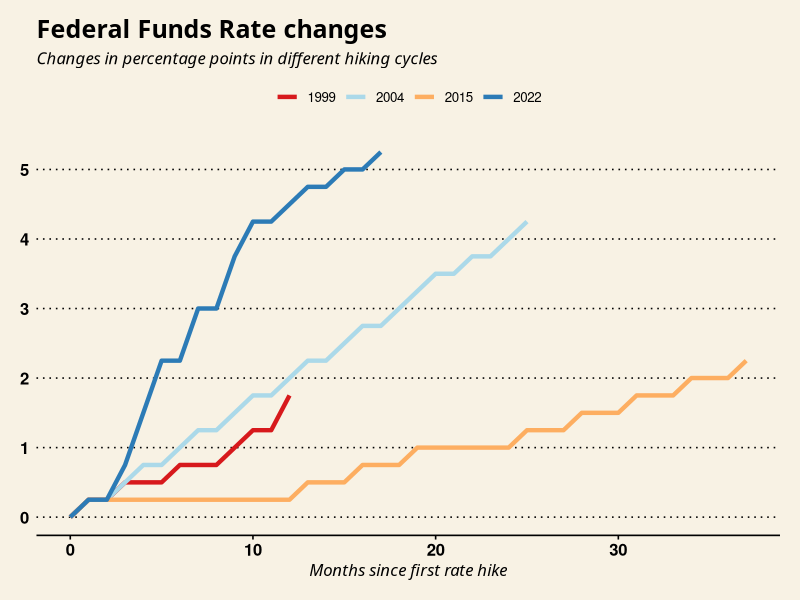
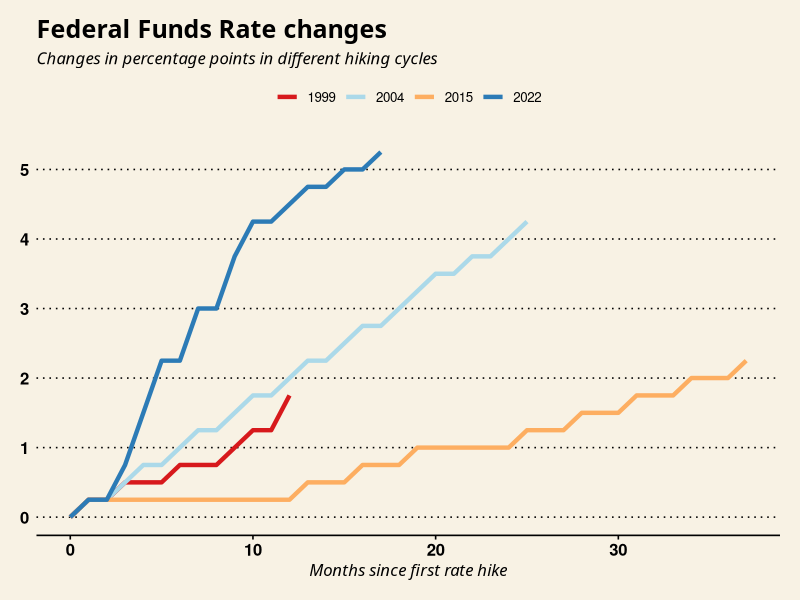

These figures' R source, in order:
library(readxl)
library(dplyr)
library(tidyr)
library(ggplot2)
library(lubridate)
library(patchwork)
library(gridExtra)
library(ggthemes)

hikes1 <- read.csv('ffr_99_06.csv')
hikes2 <- read.csv('ffr_15_23.csv')

# Grouping by month
hikes1$DATE <- as.Date(hikes1$DATE)
hikes1 <- hikes1 %>%
  group_by(year = format(DATE, "%Y"), month = format(DATE, "%m")) %>%
  summarise(DFEDTAR = max(DFEDTAR, na.rm = TRUE))

hikes1$DATE <- as.Date(paste(hikes1$year, hikes1$month, "01", sep = "-"))

hikes1 <- hikes1 %>% select(DATE, DFEDTAR)
colnames(hikes1) <- c('year', 'date', 'rate')

hikes2$DATE <- as.Date(hikes2$DATE)
hikes2 <- hikes2 %>%
  group_by(year = format(DATE, "%Y"), month = format(DATE, "%m")) %>%
  summarise(DFEDTARU = max(DFEDTARU, na.rm = TRUE))

hikes2$DATE <- as.Date(paste(hikes2$year, hikes2$month, "01", sep = "-"))

hikes2 <- hikes2 %>% select(DATE, DFEDTARU)
colnames(hikes2) <- c('year', 'date', 'rate')

#Creating a table for each cycle
cycle1 <- hikes1 %>%
          filter(date >= '1999-05-01' & date <= '2000-05-01') %>%
          select(rate) %>%
          mutate(rate = rate - 4.75)
cycle1$month <- seq_along(cycle1$rate) - 1

cycle2 <- hikes1 %>%
          filter(date >= '2004-05-01' & date <= '2006-06-01') %>%
          select(rate) %>%
          mutate(rate = rate - 1)
cycle2$month <- seq_along(cycle2$rate) - 1

cycle3 <- hikes2 %>%
          filter(date >= '2015-11-01' & date <= '2018-12-01') %>%
          select(rate) %>%
          mutate(rate = rate - 0.25)
cycle3$month <- seq_along(cycle3$rate) - 1

cycle4 <- hikes2 %>%
  filter(date >= '2022-02-01' & date <= '2023-07-01') %>%
  select(rate) %>%
  mutate(rate = rate - 0.25)
cycle4$month <- seq_along(cycle4$rate) - 1


# Plotting
hikes <- ggplot(data = cycle1, aes(x = month, y = rate)) +
  geom_line(aes(color = "1999"), size = 1.5) +
  geom_line(data = cycle2, aes(x = month, y = rate, color = "2004"), size = 1.5) +
  geom_line(data = cycle3, aes(x = month, y = rate, color = "2015"), size = 1.5) +
  geom_line(data = cycle4, aes(x = month, y = rate, color = "2022"), size = 1.5) +
  theme_wsj() +
  labs(x = 'Months since first rate hike',
       title = "Federal Funds Rate changes",
       subtitle = "Changes in percentage points in different hiking cycles",
       color = NULL) +
  theme(axis.title.x = element_text(family = "Tw Cen MT", face = 'italic', size = 12),
        plot.title = element_text(family = "Tw Cen MT", face = 'bold', color = "black", size = 18),
        plot.subtitle = element_text(family = "Tw Cen MT", face = 'italic', color = "black", size = 12),
        legend.position = "top") +
  scale_color_manual(values = c("1999" = "#d7191c", "2004" = "#abd9e9", "2015" = "#fdae61", "2022" = "#2c7bb6"))
  
hikes

ggsave(plot = hikes, 
       file = 'plot2.png',
       height = 15,
       width = 15*13/10,
       units = 'cm',
       dpi = 600)
